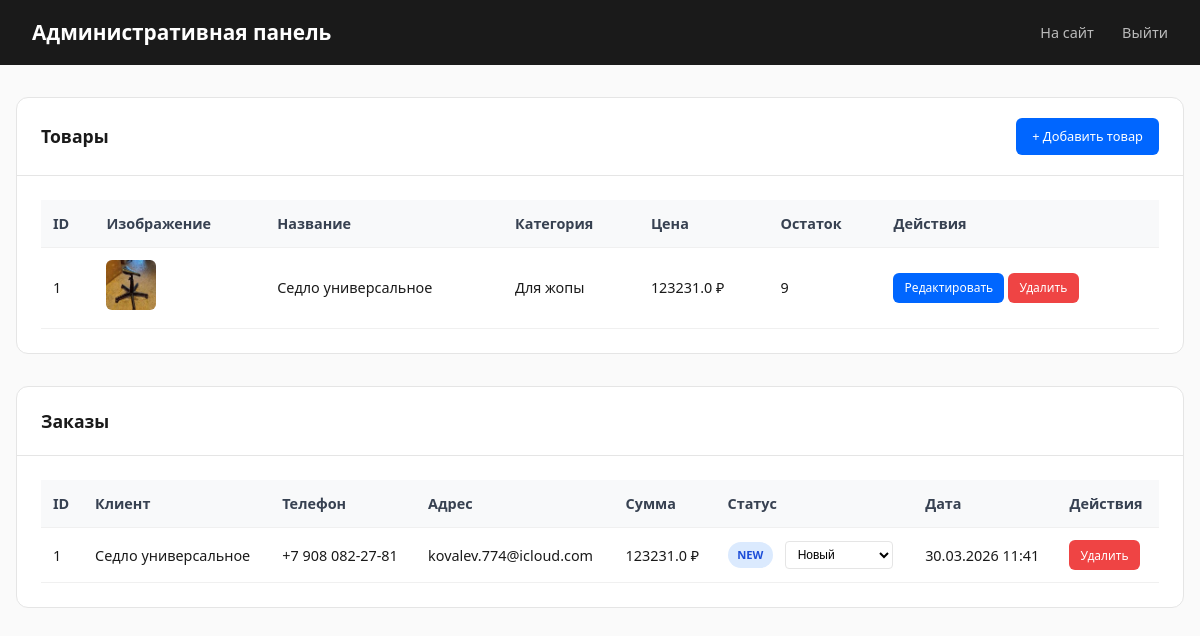
Before: /admin (signed in) with the older database file.
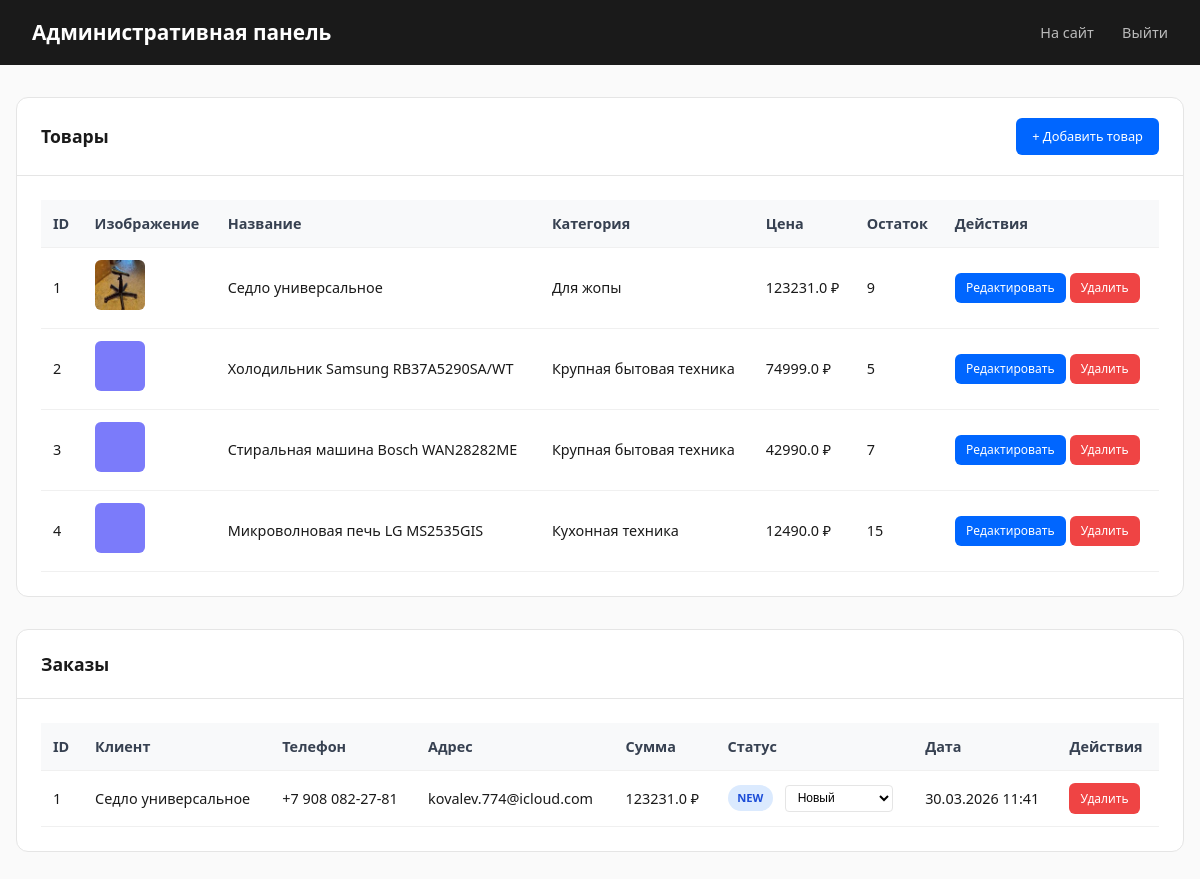
After: the same page with the newer database file.
### app.py (models this page shows)
class Product(db.Model):
    id = db.Column(db.Integer, primary_key=True)
    name = db.Column(db.String(200), nullable=False)
    category = db.Column(db.String(100))
    price = db.Column(db.Float, nullable=False)
    stock = db.Column(db.Integer, default=0)
    description = db.Column(db.Text)
    image = db.Column(db.String(200), default='default.png')

class Order(db.Model):
    id = db.Column(db.Integer, primary_key=True)
    customer_name = db.Column(db.String(200), nullable=False)
    customer_phone = db.Column(db.String(50))
    customer_address = db.Column(db.Text)
    total = db.Column(db.Float, default=0)
    status = db.Column(db.String(50), default='new')
    date = db.Column(db.DateTime, default=datetime.utcnow)
    items = db.relationship('OrderItem', backref='order', cascade='all, delete-orphan')

### app.py (the view)
@app.route('/admin')
@login_required
def admin():
    try:
        prods = Product.query.all()
    except Exception as e:
        logger.exception('admin: load products failed: %s', e)
        prods = []
    try:
        orders = Order.query.order_by(Order.date.desc()).all()
    except Exception as e:
        logger.exception('admin: load orders failed: %s', e)
        orders = []
    return render_template('admin.html', products=prods, orders=orders)

### app.py (called while the page is built)
def login_required(f):
    @wraps(f)
    def wrap(*a, **kw):
        if not session.get('admin'): return redirect(url_for('admin_login'))
        return f(*a, **kw)
    return wrap

### templates/admin.html (shortened to what the changed rows need)
<!DOCTYPE html>
<html lang="ru">
<head>
</head>
<body>
    <header class="admin-header">
        <h1>Административная панель</h1>
    </header>
    <div class="container">
        <section class="section">
            <div class="section-header">
                <h2>Товары</h2>
            </div>
            <div class="section-content">
                <table>
                    <thead>
                        <tr>
                            <th>ID</th>
                            <th>Изображение</th>
                            <th>Название</th>
                            <th>Категория</th>
                            <th>Цена</th>
                            <th>Остаток</th>
                            <th>Действия</th>
                        </tr>
                    </thead>
                    <tbody>
                        {% for product in products %}
                        <tr>
                            <td>{{ product.id }}</td>
                            <td><img src="{{ url_for('static', filename='uploads/' + product.image) }}" class="image-preview" onerror="this.src='{{ url_for('static', filename='default.png') }}'"></td>
                            <td>{{ product.name }}</td>
                            <td>{{ product.category or '—' }}</td>
                            <td>{{ product.price }} ₽</td>
                            <td>{{ product.stock }}</td>
                            <td>
                                <a href="/admin/product/edit/{{ product.id }}" class="btn btn-sm">Редактировать</a>
                                <a href="/admin/product/delete/{{ product.id }}" class="btn btn-danger btn-sm" onclick="return confirm('Удалить товар?')">Удалить</a>
                            </td>
                        </tr>
                        {% endfor %}
                    </tbody>
                </table>
            </div>
        </section>
        <section class="section">
            <div class="section-header">
                <h2>Заказы</h2>
            </div>
            <div class="section-content">
                <table>
                    <thead>
                        <tr>
                            <th>ID</th>
                            <th>Клиент</th>
                            <th>Телефон</th>
                            <th>Адрес</th>
                            <th>Сумма</th>
                            <th>Статус</th>
                            <th>Дата</th>
                            <th>Действия</th>
                        </tr>
                    </thead>
                    <tbody>
                        {% for order in orders %}
                        <tr>
                            <td>{{ order.id }}</td>
                            <td>{{ order.customer_name }}</td>
                            <td>{{ order.customer_phone or '—' }}</td>
                            <td>{{ order.customer_address or '—' }}</td>
                            <td>{{ order.total }} ₽</td>
                            <td>
                                <span class="status-badge status-{{ order.status }}">{{ order.status }}</span>
                                <form method="POST" action="/admin/order/status/{{ order.id }}" style="display: inline; margin-left: 0.5rem;" id="status-form-{{ order.id }}">
                                    <select name="status" onchange="document.getElementById('status-form-{{ order.id }}').submit()">
                                        <option value="new" {% if order.status == 'new' %}selected{% endif %}>Новый</option>
                                    </select>
                                </form>
                            </td>
                            <td>{{ order.date.strftime('%d.%m.%Y %H:%M') }}</td>
                            <td>
                                <a href="/admin/order/delete/{{ order.id }}" class="btn btn-danger btn-sm" onclick="return confirm('Удалить заказ?')">Удалить</a>
                            </td>
                        </tr>
                        {% endfor %}
                    </tbody>
                </table>
            </div>
        </section>
    </div>
</body>
</html>

Changed rows visible on the page:
added Product: id "2", image (placeholder picture), name "Холодильник Samsung RB37A5290SA/WT", category "Крупная бытовая техника", price "74999.0", stock "5"
added Product: id "3", image (placeholder picture), name "Стиральная машина Bosch WAN28282ME", category "Крупная бытовая техника", price "42990.0", stock "7"
added Product: id "4", image (placeholder picture), name "Микроволновая печь LG MS2535GIS", category "Кухонная техника", price "12490.0", stock "15"
